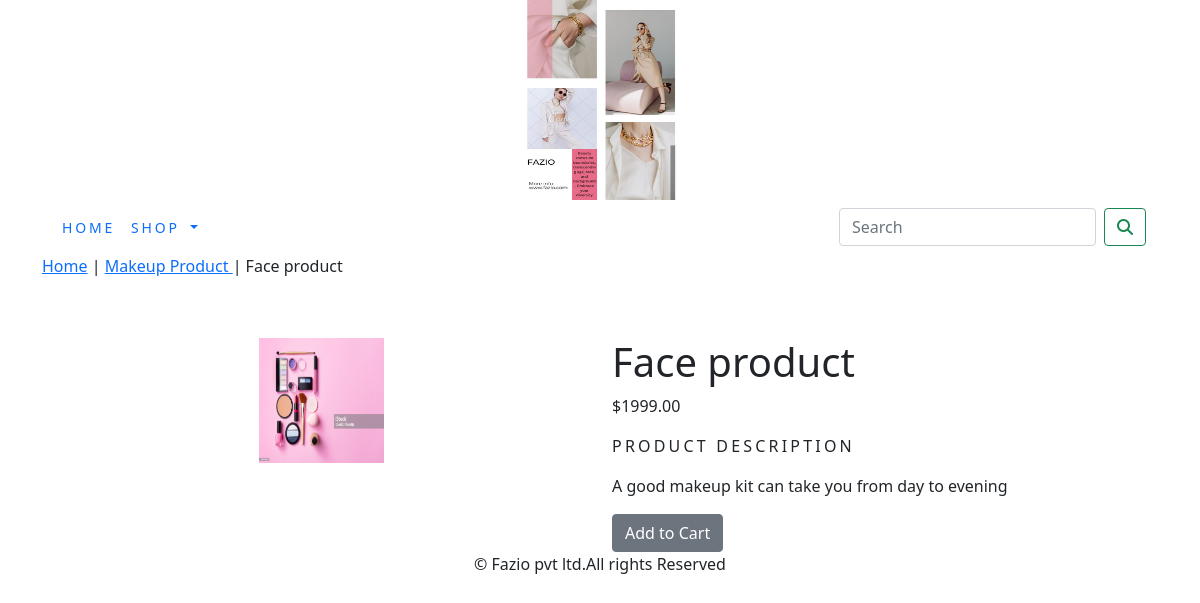
/ecommerceapp/makeup-product/face-product/, run on the app's committed database.
### ecommerceapp/models.py (models this page shows, shortened)
class Product(models.Model):
    name = models.CharField(max_length=250, unique=True)
    slug = models.SlugField(max_length=250, unique=True)
    description = models.TextField(blank=True)
    price = models.DecimalField(max_digits=10, decimal_places=2)
    category = models.ForeignKey(Category, on_delete=models.CASCADE)
    image = models.ImageField(upload_to='product', blank=True)
    stock = models.IntegerField()
    available = models.BooleanField(default=True)
    created = models.DateTimeField(auto_now_add=True)
    updated = models.DateTimeField(auto_now=True)
    class Meta:
        ordering = ('name',)
        verbose_name = 'product'
        verbose_name_plural = 'products'

class Category(models.Model):
    name = models.CharField(max_length=250, unique=True)
    slug = models.SlugField(max_length=250, unique=True)
    description = models.TextField(blank=True)
    image = models.ImageField(upload_to='category', blank=True)
    class Meta:
        ordering = ('name',)
        verbose_name = 'category'
        verbose_name_plural = 'categories'
    def get_url(self):
        return reverse('ecommerceapp:product_by_category', args=[self.slug])
    def __str__(self):
        return '{}'.format(self.name)

### ecommerceapp/views.py (the view)
# urls.py: path('<slug:c_slug>/<slug:product_slug>/', views.proDetail, name='prodCatdetail'),
def proDetail(request,c_slug,product_slug):
    try:
        product = Product.objects.get(category__slug=c_slug, slug=product_slug)
    except Exception as e:
        raise e
    return render(request, 'product.html', {'product': product})

### cart/context_processors.py (called while the page is built)
def counter(request):
    item_count = 0
    if 'admin' in request.path:
        return {}
    else:
        try:
            cart = Cart.objects.filter(cart_id=_cart_id(request))
            cart_items = CartItem.objects.all().filter(cart=cart[:1])
            for cart_item in cart_items:
                item_count += cart_item.quantity
        except Cart.DoesNotExist:
            item_count = 0
    return dict(item_count=item_count)

### cart/views.py (called while the page is built)
def _cart_id(request):
    cart = request.session.session_key
    if not cart:
        cart = request.session.create()
    return cart

### ecommerceapp/context_processors.py (called while the page is built)
def menu_links(request):
    links = Category.objects.all()
    return dict(links=links)

### templates/product.html (shortened to what this page needs)
{% extends 'base.html' %}
{% load static %}
{% block content %}
<div class="row my_prod_row_class">
    <div class="mx-auto " >
        <p><a href="{% url 'ecommerceapp:allProdCat' %}">Home</a> | <a href="{{product.category.get_url}}"> {{product.category}} </a> | {{product.name}} </p>
    </div>
</div>
<div class="container">
    <br>
    <div class="row">
        <div class="col-12 col-sm-12 col-md-12 col-lg-6 text-center">
            <div style="min-width: 18rem;">
                <img src="{{product.image.url}}" alt="{{product.name}}" width="125px;" height="125px;">
            </div>
        </div>
        <div class="col-12 col-sm-12 col-md-12 col-lg-6">
            <div>
                <h1 class="my_prod_title">{{product.name}}</h1>
                <p>${{product.price}}</p>
                <p class="my_title">Product Description</p>
                <p class="text-justify my_prod_text">{{product.description}}</p>
                {% if product.stock <= 0 %}
                    <p class="text-justify my_prod_text"><b>Out of Stock</b></p>
                {% else %}
                    <a class="btn btn-secondary" href="{% url 'cart:add_cart' product.id %}">Add to Cart</a>
                {% endif %}
            </div>
        </div>
    </div>
</div>
{% endblock %}

### static/css/custom.css (style rules this page uses)
body { font-family: 'Roboto', sans-serif; }
.my_title { font-size: 16px; text-transform: uppercase; letter-spacing: .2em; }
.my_prod_row_class { padding_top:15px; padding-bottom:20px; }
.my_prod_text { padding-right:20px; }

### data on the page
Product: category "Makeup Product", name "Face product", image (picture), price "1999.00", description "A good makeup kit can take you from day to evening"
